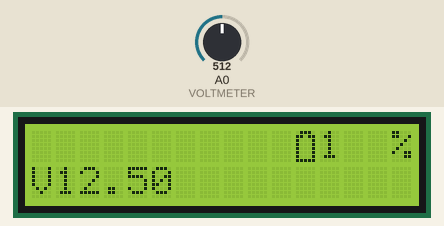
Recording of a sketch running on a simulated Arduino Uno, built with avr-gcc and run on an emulated ATmega328P. Parts: 16×2 character LCD. The inputs (shaded band) are chosen by the test bench; at power-on: A0 (VOLTMETER) = 512. What the sketch prints to the serial monitor is not drawn.

Above: at 1.2 s.
1.3 s: A0 (VOLTMETER) set to 716
At 2.8 s:
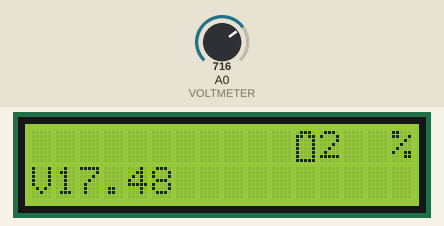
3.5 s: A0 (VOLTMETER) set to 900
At 4.8 s:
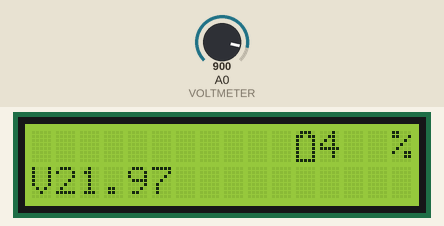
5.5 s: A0 (VOLTMETER) set to 1023
At 6.3 s:
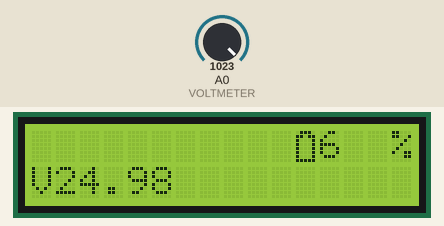
Timing chart, 0 to 8.5 s (numbered marks = the images above; inputs shaded):
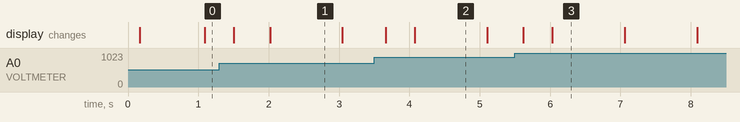

The sketch:

vaggos_voltmeter.ino
```cpp
#include <LiquidCrystal.h>

// initialize the library by associating any needed LCD interface pin
// with the arduino pin number it is connected to
const int rs = 12, en = 11, d4 = 5, d5 = 4, d6 = 3, d7 = 2;
LiquidCrystal lcd(rs, en, d4, d5, d6, d7);
byte battery[8] =  //icon for battery
{
  0b01110,
  0b11011,
  0b10001,
  0b10001,
  0b10001,
  0b10001,
  0b10001,
  0b11111
};

float adc_voltage = 0.0;
float in_voltage = 0.0;

// Floats for resistor values in divider (in ohms)
float R1 = 30000.0;
float R2 = 7500.0;

// Float for Reference Voltage
float ref_voltage = 5.0;

// Integer for ADC value
int adc_value = 0;

#define VOLTMETER A0
#define currentMeter A1

void setup() {
  Serial.begin(9600);
  // set up the LCD's number of columns and rows:
  lcd.begin(16, 2);
  // Print a message to the LCD.
  // lcd.print("EK Euosmoy MOVEU");
  lcd.createChar(2, battery);
}

void loop() {
  // Read the Analog Input
  adc_value = analogRead(VOLTMETER);

  // Determine voltage at ADC input
  adc_voltage  = (adc_value * ref_voltage) / 1024.0;

  // Calculate voltage at divider input
  in_voltage = adc_voltage / (R2/(R1+R2));

  // Print results to Serial Monitor to 2 decimal places
  Serial.println(in_voltage);

  // Short delay
  delay(100);
  // set the cursor to column 0, line 1
  // (note: line 1 is the second row, since counting begins with 0):
  lcd.setCursor(12, 0);
  // print the number of seconds since reset:
  lcd.print(millis() / 1000);
  lcd.setCursor(15, 0);
  lcd.print("%");
  lcd.setCursor(11, 0);
  lcd.write(2);

  lcd.setCursor(0,1);
  lcd.print("V");
  lcd.setCursor(1,1);
  lcd.print(in_voltage);
}
```

Measured:
- what the display in image 1 shows lasts 1.0 s, from 2.0 s to 3.0 s
